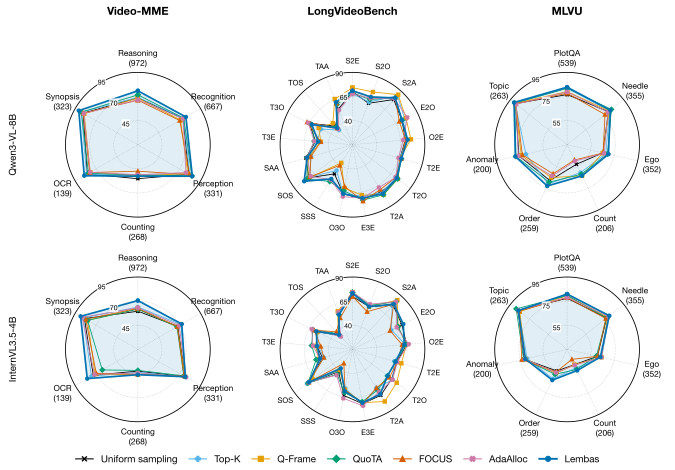

Generate this figure with Python:
"""Accuracy per question category on Video-MME, LongVideoBench and MLVU, for both VLMs and all seven Table 1 rows.

Columns are benchmarks, rows are VLMs; one shared legend. Each benchmark has one radial scale shared by its two VLMs.
Data (model, method, group, accuracy in %, [n], source result files), aggregated from the per-question results of the
Table 1 runs: videomme_radar.csv (2,700 questions per row; 12 task types grouped into six as in Q-Frame),
lvb_radar.csv (1,337 questions, 17 LongVideoBench categories), mlvu_radar.csv (2,174 questions, 7 MLVU tasks).

Regenerate:  uv run --no-project --with matplotlib --with numpy python category_radar.py
"""
import csv
import math
import os
from collections import defaultdict

import matplotlib.pyplot as plt
import numpy as np
from matplotlib.lines import Line2D

from orx_figstyle import PALETTE, WIDE, save, use_style

HERE = os.path.dirname(os.path.abspath(__file__))
MODELS = ["Qwen3-VL-8B", "InternVL3.5-4B"]
METHODS = {  # same colors and markers as the main results figures; ours last, drawn on top
    "Uniform sampling": (PALETTE["black"], "x"),
    "Top-K": (PALETTE["cyan"], "P"),
    "Q-Frame": (PALETTE["orange"], "s"),
    "QuoTA": (PALETTE["green"], "D"),
    "FOCUS": (PALETTE["red"], "^"),
    "AdaAlloc": (PALETTE["purple"], "X"),
    "Lembas (Ours)": (PALETTE["blue"], "o"),
}
OURS = "Lembas (Ours)"
LABEL = {OURS: "Lembas"}
BENCH = [  # (csv, title, groups clockwise from the top as (csv key, label), show counts, label size)
    ("videomme", "Video-MME",
     [("Reasoning", "Reasoning"), ("Recognition", "Recognition"), ("Perception", "Perception"),
      ("Counting Problem", "Counting"), ("OCR Problems", "OCR"), ("Information Synopsis", "Synopsis")], True, 6),
    ("lvb", "LongVideoBench",
     [(k, k) for k in ["S2E", "S2O", "S2A", "E2O", "O2E", "T2E", "T2O", "T2A",
                       "E3E", "O3O", "SSS", "SOS", "SAA", "T3E", "T3O", "TOS", "TAA"]], False, 5.5),
    ("mlvu", "MLVU",
     [("plotQA", "PlotQA"), ("needle", "Needle"), ("ego", "Ego"), ("count", "Count"), ("order", "Order"),
      ("anomaly_reco", "Anomaly"), ("topic_reasoning", "Topic")], True, 6),
]
VIDEOMME_N = {"Reasoning": 972, "Recognition": 667, "Perception": 331, "Counting Problem": 268, "OCR Problems": 139,
              "Information Synopsis": 323}


def load(name):
    acc, n = defaultdict(dict), dict(VIDEOMME_N) if name == "videomme" else {}
    with open(os.path.join(HERE, f"{name}_radar.csv")) as handle:
        for r in csv.DictReader(handle):
            acc[(r["model"], r["method"])][r["group"]] = float(r["accuracy"])
            if r.get("n"):
                n[r["group"]] = int(r["n"])
    return acc, n


def scale(values):
    """Three rings at multiples of 5; the outer circle is the last ring."""
    hi = math.ceil(max(values) / 5) * 5
    step = math.ceil((hi - min(values) + 8) / 3 / 5) * 5
    return hi - 3 * step, hi, [hi - 2 * step, hi - step, hi]


def radar(ax, model, acc, n, groups, counts, fs, lo, hi, rings):
    angles = np.linspace(0, 2 * np.pi, len(groups), endpoint=False)
    ax.set_theta_offset(np.pi / 2)
    ax.set_theta_direction(-1)
    ax.set_ylim(lo, hi)
    ax.set_xticks(angles)
    ax.set_xticklabels([f"{lab}\n({n[k]})" if counts else lab for k, lab in groups], fontsize=fs)
    ax.tick_params(axis="x", pad=1 if counts else -1)
    ax.set_yticks(rings)
    ax.set_yticklabels([])
    for v in rings:  # ring values on a white patch, between the last and the first axis, above the lines
        ax.text(-np.pi / len(groups), v, str(v), fontsize=5, ha="center", va="center", zorder=6,
                bbox=dict(fc="white", ec="none", pad=0.4, alpha=0.85))
    ax.grid(color="#BBBBBB", lw=0.4, ls=":")
    ax.spines["polar"].set_linewidth(0.6)
    for method, (color, marker) in METHODS.items():
        v = np.array([acc[(model, method)][k] for k, _ in groups])
        a, v = np.append(angles, angles[0]), np.append(v, v[0])
        ours = method == OURS
        ax.plot(a, v, color=color, marker=marker, ms=2.2, lw=1.2 if ours else 0.6, zorder=3 if ours else 2,
                clip_on=False)
        if ours:
            ax.fill(a, v, color=color, alpha=0.12, zorder=1)


def main():
    use_style()
    W, H = WIDE, 4.7
    size, col_w = 1.45, (WIDE - 0.3) / 3          # radar diameter and column width, inches
    row_cy = [3.25, 1.2]                          # radar centres from the bottom, inches
    fig = plt.figure(figsize=(W, H))
    for j, (name, title, groups, counts, fs) in enumerate(BENCH):
        acc, n = load(name)
        lo, hi, rings = scale([acc[k][g] for k in acc for g, _ in groups])
        cx = 0.3 + col_w * (j + 0.5)
        fig.text(cx / W, 1 - 0.04 / H, title, ha="center", va="top", fontsize=8, fontweight="bold")
        for i, model in enumerate(MODELS):
            ax = fig.add_axes([(cx - size / 2) / W, (row_cy[i] - size / 2) / H, size / W, size / H], polar=True)
            radar(ax, model, acc, n, groups, counts, fs, lo, hi, rings)
    for i, model in enumerate(MODELS):
        fig.text(0.06 / W, row_cy[i] / H, model, ha="left", va="center", rotation=90, fontsize=7)
    handles = [Line2D([], [], color=c, marker=m, ms=3.5, lw=1.4 if k == OURS else 0.8, label=LABEL.get(k, k))
               for k, (c, m) in METHODS.items()]
    fig.legend(handles=handles, loc="lower center", ncol=7, frameon=False, fontsize=7, handlelength=1.8,
               columnspacing=1.2, borderaxespad=0.1)
    print(save(fig, os.path.join(HERE, "category_radar")))
    plt.close(fig)


if __name__ == "__main__":
    main()
